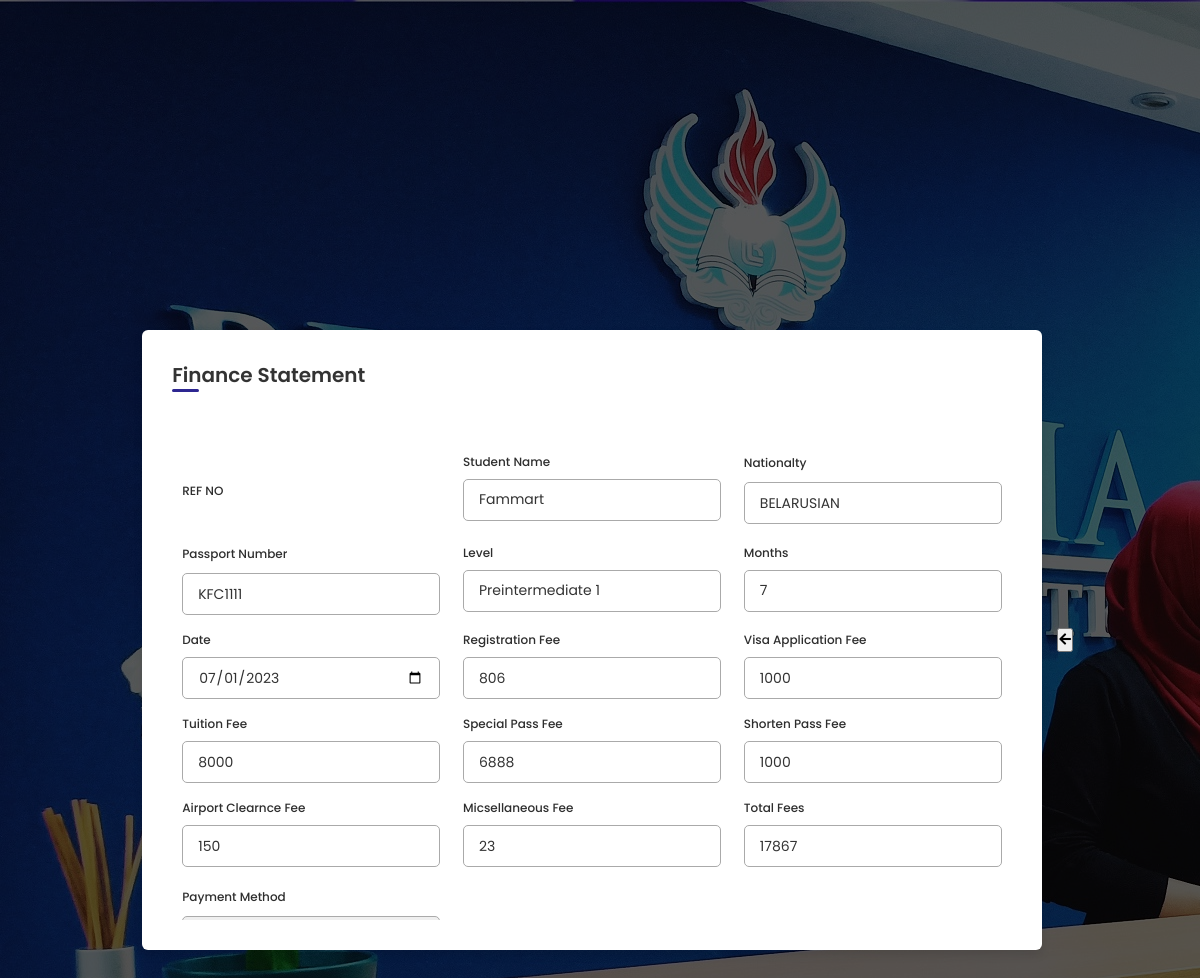
The page /Invoice1.php?Invoice=3313 (signed in) on the database its author committed.
### tables this page shows
CREATE TABLE `accounting` (
  `Ref` varchar(50) DEFAULT NULL,
  `studentName` varchar(45) DEFAULT NULL,
  `studentID` int(11) NOT NULL,
  `studentNationality` varchar(45) DEFAULT NULL,
  `studentPassportNo` varchar(45) DEFAULT NULL,
  `intake` varchar(50) NOT NULL,
  `Level` varchar(50) NOT NULL,
  `RegistrationFee` int(255) DEFAULT NULL,
  `VisaFee` int(255) DEFAULT NULL,
  `TuitionFee` int(255) DEFAULT NULL,
  `SpecialPass` int(255) DEFAULT NULL,
  `ShortenFee` int(255) DEFAULT NULL,
  `ACFee` int(255) DEFAULT NULL,
  `MFee` int(255) DEFAULT NULL,
  `StudentType` varchar(255) DEFAULT NULL,
  `TotalFees` int(11) NOT NULL,
  `PaidFees` int(11) NOT NULL,
  `OutFees` int(11) NOT NULL,
  `PaymentM` varchar(50) NOT NULL,
  `AmountIn` int(11) NOT NULL,
  `AmountOut` int(11) NOT NULL,
  `RefundType` text NOT NULL,
  `Date` date NOT NULL,
  `Months` int(11) NOT NULL,
  `Rref` int(11) DEFAULT NULL,
  `PaidAmount` varchar(50) NOT NULL,
  `PaymentOf` varchar(50) NOT NULL,
  `PaidInNumber` int(11) NOT NULL,
  `Reason` text NOT NULL,
  `TotalRefund` int(11) NOT NULL,
  `RefundM` text DEFAULT NULL,
  `RDate` date DEFAULT NULL,
  `RefundRef` int(100) DEFAULT NULL,
  `ID` int(11) NOT NULL
);

### Invoice1.php (the view, shortened to what this page needs)
<?php
$host="localhost";
$user="root";
$password="";
$db="management_system";
?>
<!DOCTYPE html>
<html lang="en">
<head>
    <link rel="stylesheet" href="AdmissionNew.css">
    <link rel="stylesheet" href="https://unicons.iconscout.com/release/v4.0.0/css/line.css">
    <link rel="stylesheet" href="https://cdnjs.cloudflare.com/ajax/libs/font-awesome/5.15.3/css/all.min.css">
</head>
<body>
<div class="overlay">
    <div class="container">
        <header>Finance Statement</header>
        <form action="Invocieview.php" method="POST">
<?php
$connection=mysqli_connect($host,$user,$password,$db);
if (isset($_GET['Invoice'])){
    $AcEdit=$_GET['Invoice'];
  $select="select * from accounting where Ref='".$AcEdit."'";
  $result=mysqli_query($connection,$select);
  $info=$result->fetch_assoc();
}
?>
            <div class="form first">
                <div class="details personal">
                    <div class="fields">
                    <div class="input-field">
                        <label>REF NO</label>
                        </div>
                        <div class="input-field">
                            <label>Student Name</label>
                            <input type="text" required name="studentName" value="<?php echo"{$info['studentName']}";?>">
</div>
                        <div class="input-field">
                        <div><label>Nationalty</label></div>
                         <input type="text" required name="studentNationality" value="<?php echo"{$info['studentNationality']}";?>">
                        </div>
                        <div class="input-field">
                        <div><label>Passport Number</label></div>
                         <input type="text" required name="studentPassportNo" value="<?php echo"{$info['studentPassportNo']}";?>">
                        </div>
                        <div class="input-field">
                            <label>Level</label>
                            <input type="text"required name= "Level" value="<?php echo"{$info['Level']}";?>">
                        </div>
                        <div class="input-field">
                            <label>Months</label>
                            <input type="text"required name= "Months" value="<?php echo"{$info['Months']}";?>">
                        </div>
                        <div class="input-field">
                            <label>Date</label>
                            <input type="date"name= "Date" onkeypress="return onlyNumberKey(event)" maxlength="11" size="50%" value="<?php echo"{$info['Date']}";?>">
                        </div>
                        <div class="input-field">
                            <label>Registration Fee</label>
                            <input type="text"required name= "RegistrationFee" value="<?php echo"{$info['RegistrationFee']}";?>">
                        </div>
                        <div class="input-field">
                            <label>Visa Application Fee</label>
                            <input type="text"required name= "VisaFee" value="<?php echo"{$info['VisaFee']}";?>">
                        </div>
                        <div class="input-field">
                            <label>Tuition Fee</label>
                            <input type="text"required name= "TuitionFee" value="<?php echo"{$info['TuitionFee']}";?>">
                        </div>
                        <div class="input-field">
                            <label>Special Pass Fee</label>
                            <input type="text"required name= "SpecialPass" value="<?php echo"{$info['SpecialPass']}";?>">
                        </div>
                        <div class="input-field">
                            <label>Shorten Pass Fee</label>
                            <input type="text"required name= "ShortenFee" value="<?php echo"{$info['ShortenFee']}";?>">
                        </div>
                        <div class="input-field">
                            <label>Airport Clearnce Fee</label>
                            <input type="text"required name= "ACFee" value="<?php echo"{$info['ACFee']}";?>">
                        </div>
                        <div class="input-field">
                            <label>Micsellaneous Fee</label>
                            <input type="text"required name= "MFee" value="<?php echo"{$info['MFee']}";?>">
                        </div>
                        <div class="input-field">
                            <label>Total Fees</label>
                            <input type="number"required name= "TotalFees" onkeypress="return onlyNumberKey(event)" maxlength="11" size="50%" value="<?php echo"{$info['TotalFees']}";?>">
                        </div>
                        <div class="input-field">
                                <div><label>Payment Method</label></div>
                                <select required name="PaymentM">
                                    <option <?php if ($info['PaymentM'] == 'TT') echo 'selected'; ?>>TT</option>
                                </select>
                            </div>
                    </div>
                    </div>
                </div>
            </div>
        <button class="submit" onclick="location.href='Accounting1.php'"> <i class="fas fa-arrow-left"></i> </button>
    </div>
</body>
</html>

### AdmissionNew.css (style rules this page uses)
* { margin: 0; padding: 0; box-sizing: border-box; font-family: 'Poppins', sans-serif; }
body { min-height: 100vh; display: flex; align-items: center; justify-content: center; background: #ffffff; background-image: url('brit.jpg'); }
.overlay { position: absolute; top: 0; left: 0; width: 100%; height: 100%; background-color: rgba(0, 0, 0, 0.644); display: flex; justify-content: center; align-items: center; }
.container { max-width: 400px; width: 100%; padding: 30px; border-radius: 30px; }
.container { position: relative; max-width: 900px; width: 100%; border-radius: 6px; padding: 30px; margin: 0 15px; background-color: #fff; box-shadow: 0 5px 10px rgba(0,0,0,0.1); }
.container header { position: relative; font-size: 20px; font-weight: 600; color: #333; }
.container header::before { content: ""; position: absolute; left: 0; bottom: -2px; height: 3px; width: 27px; border-radius: 8px; background-color: #2d2691; }
.container form { position: relative; margin-top: 40px; min-height: 490px; background-color: #fff; overflow-x: hidden; height: 100px; overflow-y: scroll; }
.container form .form { position: absolute; background-color: #fff; transition: 0.3s ease; padding: 15px 10px 15px 10px; }
.container form .fields { display: flex; align-items: center; justify-content: space-between; flex-wrap: wrap; }
form .fields .input-field { display: flex; width: calc(100% / 3 - 15px); flex-direction: column; margin: 4px 0; }
.input-field label { font-size: 12px; font-weight: 500; color: #2e2e2e; }
.input-field input, select { outline: none; font-size: 14px; font-weight: 400; color: #333; border-radius: 5px; border: 1px solid #aaa; padding: 0 15px; height: 42px; margin: 8px 0; }
.input-field select, .input-field input[type="date"] { color: #707070; }
.input-field input[type="date"]:valid { color: #333; }

### rows shown on the page
accounting: studentName "Fammart", studentNationality "BELARUSIAN", studentPassportNo "KFC1111", Level "Preintermediate 1", Months "7", Date "07/01/2023", RegistrationFee "806", VisaFee "1000", TuitionFee "8000", SpecialPass "6888", ShortenFee "1000", ACFee "150", MFee "23", TotalFees "17867", PaymentM "TT"
